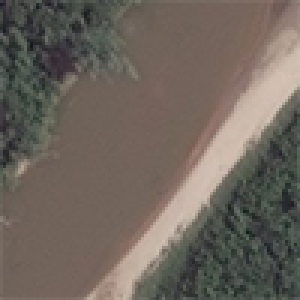
#> input picture RiverImages/river/river1.jpg, 100 x 100 px (shown 3 times larger)
$ python Data_Building.py
#> lines starting #> are read from the running program, lines starting #| are printed output that depends on the picture
import numpy as np
import os
import cv2
from sklearn.model_selection import GridSearchCV
from skimage.feature import hog
from sklearn import svm
from sklearn.metrics import accuracy_score

#Loading Images and Labels into training_data
DATADIR = "RiverImages"
CATEGORIES = ["river", "noriver"] #0 for river and 1 for noriver

training_data = []

for category in CATEGORIES:
    path = os.path.join(DATADIR, category)
    class_num = CATEGORIES.index(category)
    for img in os.listdir(path):
        img_array = cv2.imread(os.path.join(path,img), cv2.IMREAD_GRAYSCALE)
#> img_array: shape (100, 100); min 22, max 199, mean 103
        training_data.append([img_array, class_num])
#> pass 2 of the loop `for category in CATEGORIES:`:
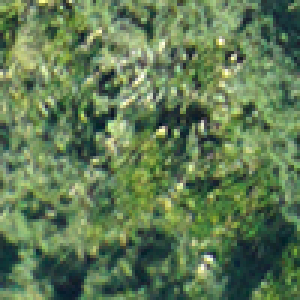
#> input picture RiverImages/noriver/noriver1.jpg, 100 x 100 px (shown 3 times larger)
#> `img_array = cv2.imread(os.path.join(path,img), cv2.IMREAD_GRAYSCALE)`:
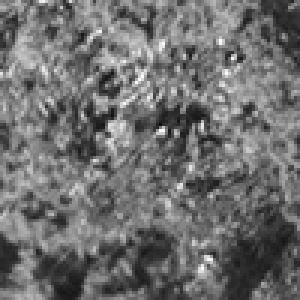
#> img_array: shape (100, 100) (shown 3 times larger); min 14, max 254, mean 110.2

X = []
Y = []

for features, label in training_data:
    X.append(features)
    Y.append(label)
#> this loop made 2 passes
#> label on passes 1 to 2: 0, 1
#> after the loop, X = 2 items; Y = [0, 1]

Y = np.array(Y).reshape(len(Y), 1)

hog_images = []
hog_features = []

#Creating the hog features for the images
for sample in training_data:
    fd, hog_image = hog(sample[0], orientations=8, pixels_per_cell=(10, 10), cells_per_block=(4, 4), block_norm='L2-Hys',
                        visualize=True)
    hog_images.append(hog_image)
    hog_features.append(fd)
#> this loop made 2 passes
#> pass 1, `fd, hog_image = hog(sample[0], orientations=8, pixels_per_cell=(10, 10..`:
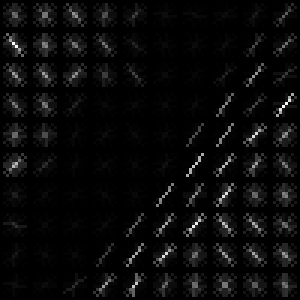
#> hog_image: shape (100, 100) float64 (shown 3 times larger); min 0, max 27.3, mean 1.1; drawn with min black and max white
#> pass 2, `fd, hog_image = hog(sample[0], orientations=8, pixels_per_cell=(10, 10..`:
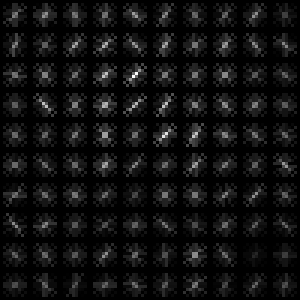
#> hog_image: shape (100, 100) float64 (shown 3 times larger); min 0, max 57.73, mean 3.8; drawn with min black and max white
#> after the loop, hog_features = 2 items; hog_images = 2 items

hog_features = np.array(hog_features)

#Finding the best values for C and gamma for the classifier
def svc_param_selection(X, Y):
    Y = Y.ravel()
#> Y = [0, 1]
    Cs = [0.001, 0.01, 0.1, 1, 10]
    gammas = [0.001, 0.01, 0.1, 1]
    param_grid = {'C': Cs, 'gamma' : gammas}
    grid_search = GridSearchCV(svm.SVC(kernel='rbf'), param_grid)
#> (the run stopped early here; a loop or call above may not have finished)
